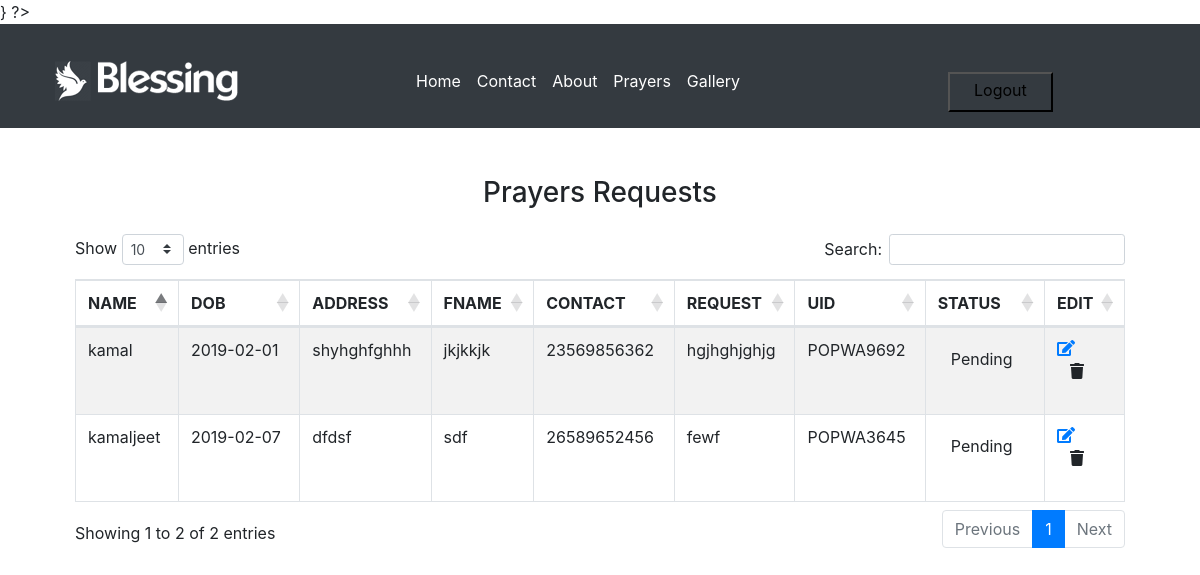
The page /admin/index.php?pg=prayers (signed in) on the database its author committed.
### tables this page shows
CREATE TABLE `prayer` (
  `id` int(11) NOT NULL,
  `name` varchar(20) NOT NULL,
  `dob` varchar(20) NOT NULL,
  `address` varchar(60) NOT NULL,
  `fname` varchar(20) NOT NULL,
  `contact` varchar(20) NOT NULL,
  `request` text NOT NULL,
  `status` varchar(15) NOT NULL DEFAULT 'Pending',
  `uid` varchar(9) NOT NULL
);

### admin/include/functions.php (called while the page is built, shortened)
<?php
	function selectdata($col,$tbname)
	{
		$selectqry="select $col from $tbname ";
		$result=mysqli_query($GLOBALS['con'],$selectqry) or die(mysqli_error($GLOBALS['con']));
	return $result;
	}
?>

### admin/pages/prayers.php (the view, shortened to what this page needs)
<div class="container">
<div class="row mt-5 mb-2">
<div class="col-md-12">
<h3 class="text-center">Prayers Requests
</h3>
</div>
</div>
<div class="row mt-3">
<div class="col-md-12">
<table id="example" class="table table-striped table-bordered" style="width:100%">
<thead>
<tr>
<th>NAME</th>
<th>DOB</th>
<th>ADDRESS</th>
<th>FNAME</th>
<th>CONTACT</th>
<th>REQUEST</th>
<th>UID</th>
<th>STATUS</th>
<th>EDIT</th>
</tr>
</thead>
<tbody>
<?php
$result=selectdata("*","prayer");
while($row=mysqli_fetch_assoc($result))
	{
?>
<tr>
<td><?php  echo $row['name']; ?></td>
<td><?php echo $row['dob'];  ?></td>
<td><?php  echo $row['address'];  ?></td>
<td><?php  echo $row['fname'];  ?></td>
<td><?php echo $row['contact'];  ?></td>
<td><?php  echo $row['request']; ?></td>
<td><?php  echo $row['uid']; ?></td>
<td>
<form>
<button type="submit"  name="updatePrayerStatus"  class="btn"><?php  echo $row['status']; ?></button>
</form>
</td>
<td><a href="index.php?pg=updatePrayer&id=<?php echo $row['id']; ?>"><i class="fa fa-edit"></i></a>
<form>
<button type="submit"  name = "delete"  class="btn"><i class="fa fa-trash"></i></button>
</form>
</td>
</tr>
<?php
}
?>
</tbody>
</table>
</div>
</div>
</div>

### admin/index.php (shortened to what this page needs)
<html>
<head>
<link rel="stylesheet" href="https://stackpath.bootstrapcdn.com/bootstrap/4.2.1/css/bootstrap.min.css">
<link rel="stylesheet" href="https://use.fontawesome.com/releases/v5.6.3/css/all.css">
<link href="../assets/css/custom/owl.carousel.min.css" rel="stylesheet">
<link href="https://cdn.datatables.net/1.10.19/css/dataTables.bootstrap4.min.css" rel="stylesheet">
<link href="../assets/css/custom/style.css" rel="stylesheet">
</head>
<body>
<?php ob_start();
include 'include/functions.php';
include 'include/links.php';
	include 'include/header.php';
	if(isset($_GET['pg']))
	{
	switch($_GET['pg']){
		case 'prayers':
		include 'pages/prayers.php';
		break;
	}
}
	else
	{
		include 'pages/home.php';
	}
?>
</body>
</html>

### admin/include/header.php (shortened to what this page needs)
<div class="row bg-dark">
	<div class="col-md-9 col-xs-12">
	<nav class="navbar navbar-expand-md navbar-dark ">
	<a class="navbar-brand" href="#"> <img src="../assets/img/logo.png" class="ml-4 mt-4 img-fluid position1"> </a>
	<div class="collapse navbar-collapse" id="collapsibleNavbar">
    <ul class="navbar-nav nav_marginleft_list mt-4">
      <li class="nav-item">
        <a class="nav-link" href="index.php?pg=home">Home</a>
      </li>
      <li class="nav-item">
        <a class="nav-link" href="index.php?pg=contact">Contact</a>
      </li>
      <li class="nav-item">
        <a class="nav-link" href="index.php?pg=about">About</a>
      </li>
      <li class="nav-item">
        <a class="nav-link" href="index.php?pg=prayers">Prayers</a>
      </li>
      <li class="nav-item">
        <a class="nav-link" href="index.php?pg=gallery">Gallery</a>
      </li>
    </ul>
  </div>
</nav>
</div>
<form method="post" class="mt-5 ml-5 ">
<input type="submit" class="bg-dark pt-1 pb-2 px-4" name="logout" value="Logout">
</form>
 </div>

### assets/css/custom/style.css (style rules this page uses)
.row { margin-left:0; margin-right:0; }
body { margin: 0; }
.btn { transition:0.5s ease; }
.nav_marginleft_list { margin-left:150px; }
.navbar-dark .nav-item .nav-link { color:#fff; }

### rows shown on the page
prayer: name "kamaljeet", dob "2019-02-07", address "dfdsf", fname "sdf", contact "26589652456", request "fewf", uid "POPWA3645", status "Pending"
prayer: name "kamal", dob "2019-02-01", address "shyhghfghhh", fname "jkjkkjk", contact "23569856362", request "hgjhghjghjg", uid "POPWA9692", status "Pending"
